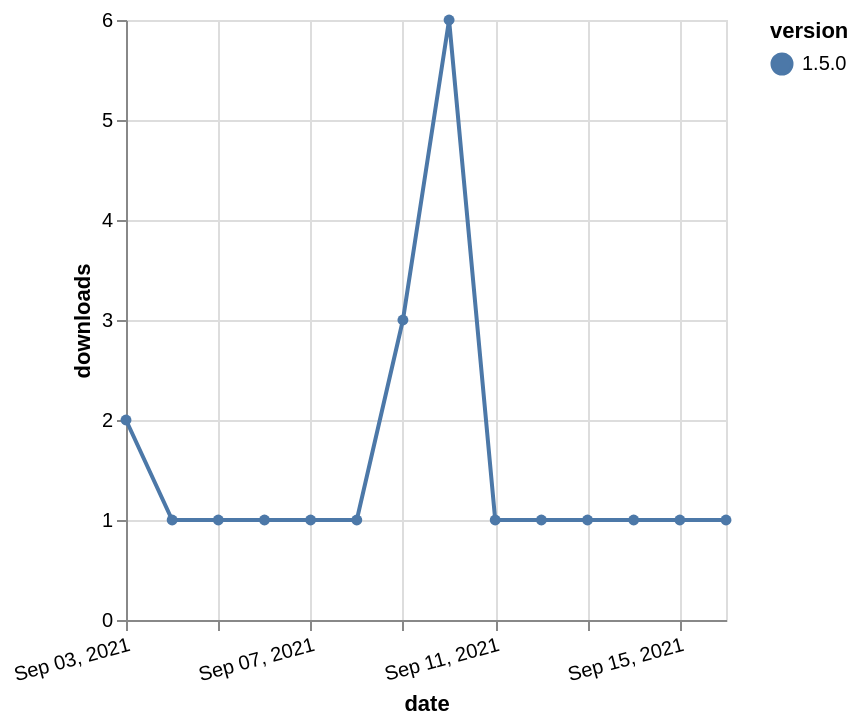

Express this chart as Vega-Lite.
### Vega-Lite specification from a JSON file in a GitHub repository (floating-point values rounded to 4 significant figures)
{"$schema": "https://vega.github.io/schema/vega-lite/v5.json", "description": "A simple bar chart with embedded data.", "data": {"values": [{"date": "2021-09-03", "total": 627, "delta": 2, "version": "1.5.0"}, {"date": "2021-09-04", "total": 628, "delta": 1, "version": "1.5.0"}, {"date": "2021-09-05", "total": 629, "delta": 1, "version": "1.5.0"}, {"date": "2021-09-06", "total": 630, "delta": 1, "version": "1.5.0"}, {"date": "2021-09-07", "total": 631, "delta": 1, "version": "1.5.0"}, {"date": "2021-09-08", "total": 632, "delta": 1, "version": "1.5.0"}, {"date": "2021-09-09", "total": 635, "delta": 3, "version": "1.5.0"}, {"date": "2021-09-10", "total": 641, "delta": 6, "version": "1.5.0"}, {"date": "2021-09-11", "total": 642, "delta": 1, "version": "1.5.0"}, {"date": "2021-09-12", "total": 643, "delta": 1, "version": "1.5.0"}, {"date": "2021-09-13", "total": 644, "delta": 1, "version": "1.5.0"}, {"date": "2021-09-14", "total": 645, "delta": 1, "version": "1.5.0"}, {"date": "2021-09-15", "total": 646, "delta": 1, "version": "1.5.0"}, {"date": "2021-09-16", "total": 647, "delta": 1, "version": "1.5.0"}]}, "width": "container", "mark": {"type": "line", "point": {"filled": true}}, "encoding": {"x": {"field": "date", "type": "temporal", "timeUnit": "yearmonthdate", "title": "date", "axis": {"labelAngle": -15}}, "y": {"field": "delta", "type": "quantitative", "title": "downloads"}, "color": {"field": "version", "type": "nominal"}, "tooltip": {"field": "delta"}}}
